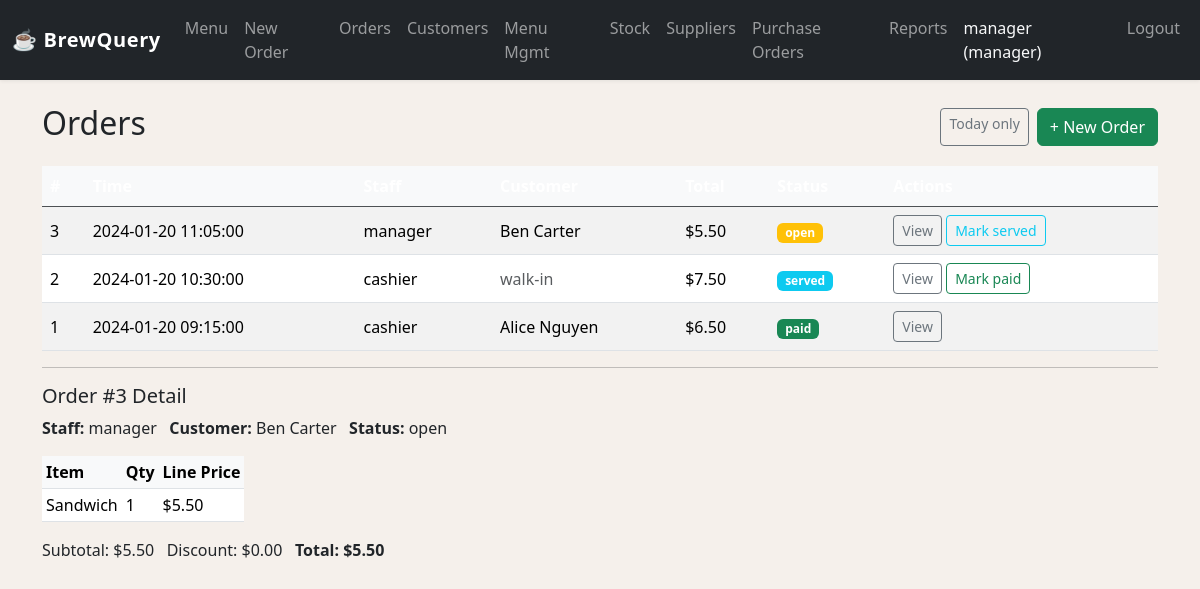
Screenshot of /orders.php?view=3 (signed in) with the database file from the repository.
### tables this page shows
CREATE TABLE staff (
    Staff_id INT PRIMARY KEY AUTO_INCREMENT,
    Username VARCHAR(100) NOT NULL UNIQUE,
    Password VARCHAR(255) NOT NULL,
    Role ENUM('cashier','manager') NOT NULL
);

CREATE TABLE `order` (
    Order_id INT PRIMARY KEY AUTO_INCREMENT,
    CreatedAt DATETIME NOT NULL DEFAULT CURRENT_TIMESTAMP,
    Status ENUM('open','served','paid') NOT NULL DEFAULT 'open',
    Subtotal DECIMAL(8,2) NOT NULL DEFAULT 0,
    Discount DECIMAL(8,2) NOT NULL DEFAULT 0,
    Total DECIMAL(8,2) NOT NULL DEFAULT 0,
    Staff_id INT NOT NULL,
    Customer_id INT NULL,
    Table_id INT NULL,
    FOREIGN KEY (Staff_id) REFERENCES staff(Staff_id),
    FOREIGN KEY (Customer_id) REFERENCES customer(Customer_id) ON DELETE SET NULL,
    FOREIGN KEY (Table_id) REFERENCES cafe_table(Table_id) ON DELETE SET NULL
);

CREATE TABLE customer (
    Customer_id INT PRIMARY KEY AUTO_INCREMENT,
    Name VARCHAR(150) NOT NULL,
    Phone VARCHAR(20) NOT NULL UNIQUE,
    LoyaltyPoints INT NOT NULL DEFAULT 0
);

CREATE TABLE order_line (
    Order_id INT NOT NULL,
    Item_id INT NOT NULL,
    Qty INT NOT NULL,
    LinePrice DECIMAL(8,2) NOT NULL,
    PRIMARY KEY (Order_id, Item_id),
    FOREIGN KEY (Order_id) REFERENCES `order`(Order_id) ON DELETE CASCADE,
    FOREIGN KEY (Item_id) REFERENCES menu_item(Item_id)
);

CREATE TABLE menu_item (
    Item_id INT PRIMARY KEY AUTO_INCREMENT,
    Name VARCHAR(150) NOT NULL,
    Category VARCHAR(80) NOT NULL,
    Price DECIMAL(8,2) NOT NULL,
    Available TINYINT(1) NOT NULL DEFAULT 1
);

### helpers.php (called while the page is built, shortened)
<?php
function e(string $s): string {
    return htmlspecialchars($s, ENT_QUOTES | ENT_SUBSTITUTE, 'UTF-8');
}

### orders.php (the view, shortened to what this page needs)
<?php
require_once __DIR__ . '/helpers.php';
require_once __DIR__ . '/layout.php';
$pdo   = get_pdo();
$today_only = isset($_GET['today']) && $_GET['today'] === '1';
$date_clause = $today_only ? "AND DATE(o.CreatedAt) = CURDATE()" : "";
$orders = $pdo->query(
    "SELECT o.*, s.Username AS StaffName, c.Name AS CustomerName
     FROM `order` o
     JOIN staff s ON s.Staff_id = o.Staff_id
     LEFT JOIN customer c ON c.Customer_id = o.Customer_id
     WHERE 1=1 $date_clause
     ORDER BY o.CreatedAt DESC
     LIMIT 100"
)->fetchAll();
layout_head('Orders');
?>
<div class="d-flex justify-content-between align-items-center mb-3">
    <h2>Orders <?php if ($today_only): ?><small class="text-muted fs-6">— today</small><?php endif; ?></h2>
    <div class="d-flex gap-2">
        <?php if ($today_only): ?>
        <a href="orders.php" class="btn btn-outline-secondary btn-sm">Show all</a>
        <?php else: ?>
        <a href="orders.php?today=1" class="btn btn-outline-secondary btn-sm">Today only</a>
        <?php endif; ?>
        <a href="new_order.php" class="btn btn-success">+ New Order</a>
    </div>
</div>
<table class="table table-striped table-hover align-middle">
    <thead class="table-dark">
        <tr>
            <th>#</th>
            <th>Time</th>
            <th>Staff</th>
            <th>Customer</th>
            <th>Total</th>
            <th>Status</th>
            <th>Actions</th>
        </tr>
    </thead>
    <tbody>
    <?php foreach ($orders as $o): ?>
    <?php
        $status_badge = match($o['Status']) {
            'open'   => 'warning',
            'served' => 'info',
            'paid'   => 'success',
            default  => 'secondary',
        };
    ?>
    <tr>
        <td><?= (int)$o['Order_id'] ?></td>
        <td><?= e($o['CreatedAt']) ?></td>
        <td><?= e($o['StaffName']) ?></td>
        <td><?= $o['CustomerName'] ? e($o['CustomerName']) : '<span class="text-muted">walk-in</span>' ?></td>
        <td>$<?= number_format((float)$o['Total'], 2) ?></td>
        <td><span class="badge bg-<?= $status_badge ?>"><?= e($o['Status']) ?></span></td>
        <td>
            <a href="orders.php?view=<?= (int)$o['Order_id'] ?>" class="btn btn-sm btn-outline-secondary">View</a>
            <?php if ($o['Status'] === 'open'): ?>
            <a href="orders.php?mark_served=<?= (int)$o['Order_id'] ?>"
               class="btn btn-sm btn-outline-info">Mark served</a>
            <?php elseif ($o['Status'] === 'served'): ?>
            <a href="orders.php?mark_paid=<?= (int)$o['Order_id'] ?>"
               class="btn btn-sm btn-outline-success">Mark paid</a>
            <?php endif; ?>
        </td>
    </tr>
    <?php endforeach; ?>
    </tbody>
</table>
<?php
if (isset($_GET['view'])) {
    $oid  = (int)$_GET['view'];
    $stmt = $pdo->prepare(
        "SELECT o.*, s.Username AS StaffName, c.Name AS CustomerName
         FROM `order` o
         JOIN staff s ON s.Staff_id = o.Staff_id
         LEFT JOIN customer c ON c.Customer_id = o.Customer_id
         WHERE o.Order_id = ?"
    );
    $stmt->execute([$oid]);
    $order = $stmt->fetch();
    if ($order) {
        $lstmt = $pdo->prepare(
            "SELECT ol.*, m.Name AS ItemName
             FROM order_line ol
             JOIN menu_item m ON m.Item_id = ol.Item_id
             WHERE ol.Order_id = ?"
        );
        $lstmt->execute([$oid]);
        $lines = $lstmt->fetchAll();
        ?>
        <hr>
        <h5>Order #<?= (int)$order['Order_id'] ?> Detail</h5>
        <p>
            <strong>Staff:</strong> <?= e($order['StaffName']) ?> &nbsp;
            <strong>Customer:</strong> <?= $order['CustomerName'] ? e($order['CustomerName']) : 'walk-in' ?> &nbsp;
            <strong>Status:</strong> <?= e($order['Status']) ?>
        </p>
        <table class="table table-sm w-auto">
            <thead><tr><th>Item</th><th>Qty</th><th>Line Price</th></tr></thead>
            <tbody>
            <?php foreach ($lines as $l): ?>
            <tr>
                <td><?= e($l['ItemName']) ?></td>
                <td><?= (int)$l['Qty'] ?></td>
                <td>$<?= number_format((float)$l['LinePrice'], 2) ?></td>
            </tr>
            <?php endforeach; ?>
            </tbody>
        </table>
        <p>Subtotal: $<?= number_format((float)$order['Subtotal'], 2) ?>
           &nbsp; Discount: $<?= number_format((float)$order['Discount'], 2) ?>
           &nbsp; <strong>Total: $<?= number_format((float)$order['Total'], 2) ?></strong>
        </p>
        <?php
    }
}
layout_foot();

### layout.php (shortened to what this page needs)
<?php
function layout_head(string $title = 'BrewQuery'): void {
    $staff = $_SESSION['staff'] ?? null;
    $role  = $staff['Role'] ?? '';
    ?>
<!DOCTYPE html>
<html lang="en">
<head>
    <link rel="stylesheet" href="https://cdn.jsdelivr.net/npm/bootstrap@5.3.2/dist/css/bootstrap.min.css">
    <link rel="stylesheet" href="styles.css">
</head>
<body>
<nav class="navbar navbar-expand-md navbar-dark bg-dark mb-4">
    <div class="container-fluid">
        <a class="navbar-brand fw-bold" href="index.php">&#9749; BrewQuery</a>
        <div class="collapse navbar-collapse" id="navmenu">
            <ul class="navbar-nav me-auto">
                <li class="nav-item"><a class="nav-link" href="index.php">Menu</a></li>
                <?php if ($staff): ?>
                <li class="nav-item"><a class="nav-link" href="new_order.php">New Order</a></li>
                <li class="nav-item"><a class="nav-link" href="orders.php">Orders</a></li>
                <li class="nav-item"><a class="nav-link" href="customer_lookup.php">Customers</a></li>
                <?php endif; ?>
                <?php if ($role === 'manager'): ?>
                <li class="nav-item"><a class="nav-link" href="manage_menu.php">Menu Mgmt</a></li>
                <li class="nav-item"><a class="nav-link" href="manage_stock.php">Stock</a></li>
                <li class="nav-item"><a class="nav-link" href="suppliers.php">Suppliers</a></li>
                <li class="nav-item"><a class="nav-link" href="purchase_orders.php">Purchase Orders</a></li>
                <li class="nav-item"><a class="nav-link" href="reports.php">Reports</a></li>
                <?php endif; ?>
            </ul>
            <ul class="navbar-nav ms-auto">
                <?php if ($staff): ?>
                <li class="nav-item">
                    <span class="nav-link text-light">
                        <?= e($staff['Username']) ?> (<?= e($staff['Role']) ?>)
                    </span>
                </li>
                <li class="nav-item"><a class="nav-link" href="logout.php">Logout</a></li>
                <?php else: ?>
                <li class="nav-item"><a class="nav-link" href="login.php">Login</a></li>
                <?php endif; ?>
            </ul>
        </div>
    </div>
</nav>
<div class="container">
    <?php
}
function layout_foot(): void {
    ?>
</div>
</body>
</html>
    <?php
}

### styles.css (style rules this page uses)
body { background-color: #f5f0eb; }
.navbar-brand { font-weight: 700; letter-spacing: 0.03em; }
nav.navbar { box-shadow: 0 1px 4px rgba(0,0,0,.08); }
.table th { font-weight: 600; background-color: #f8f9fa; }

### rows the page displays
staff: Username "manager"
order: Order_id "3", CreatedAt "2024-01-20 11:05:00", Staff.Username "manager", Customer.Name "Ben Carter", Total "5.50", Status "open", Subtotal "5.50", Discount "0.00"
order: Order_id "2", CreatedAt "2024-01-20 10:30:00", Staff.Username "cashier", shows "walk-in", Total "7.50", Status "served"
order: Order_id "1", CreatedAt "2024-01-20 09:15:00", Staff.Username "cashier", Customer.Name "Alice Nguyen", Total "6.50", Status "paid"
order_line: Item.Name "Sandwich", Qty "1", LinePrice "5.50"
